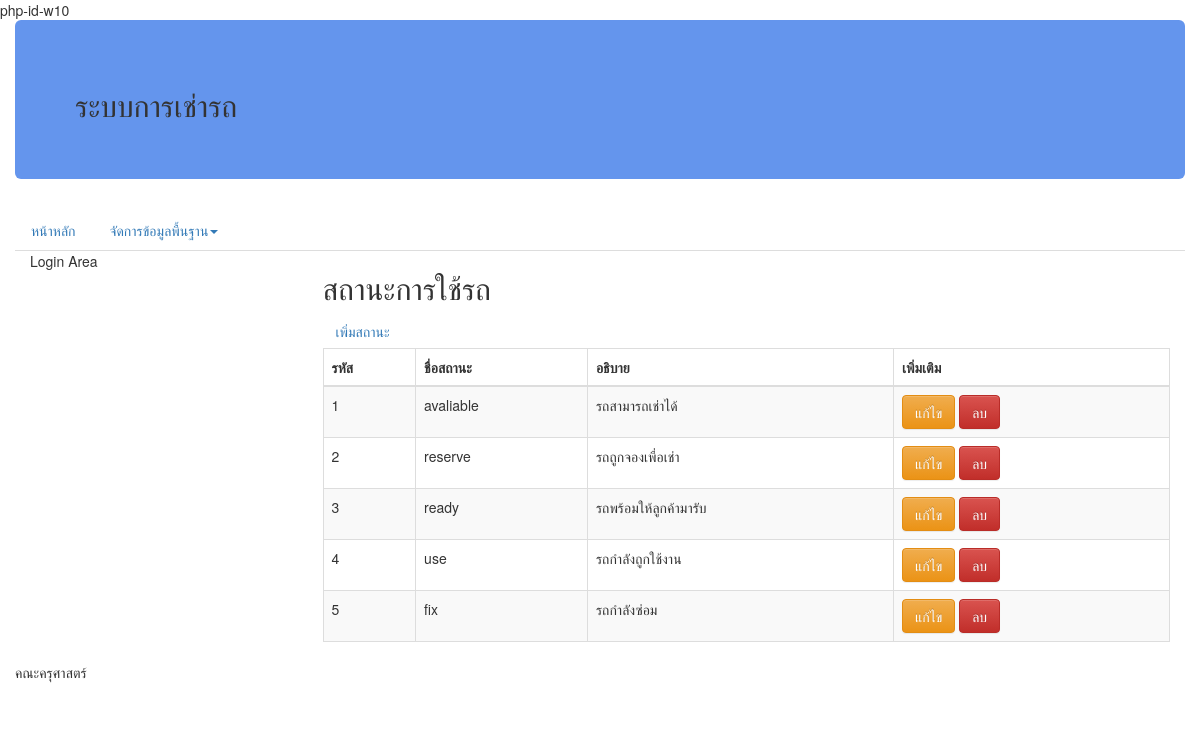
Page /status_list.php on the committed database.
### tables this page shows
CREATE TABLE `status` (
  `status_id` int(11) NOT NULL,
  `name_st` varchar(50) DEFAULT NULL,
  `description_st` varchar(100) DEFAULT NULL
);

### status_list.php (the view, shortened to what this page needs)
<!DOCTYPE html>
<html lang="en">
    <head>
        <status>php-id-w10</status>
        <link href="bootstrap/css/bootstrap.css" rel="stylesheet" type="text/css">
        <link href="bootstrap/css/bootstrap-theme.css" rel="stylesheet" type="text/css">
    </head>
    <body>
        <div class="container">
            <div class="row">
                <div class="jumbotron" style="background-color: cornflowerblue;">
                    <?php include 'topbanner.php';?>
                </div>
            </div>
            <div class="row">
                <?php include 'menu.php';?>
            </div>
            <div class="row">
                <div class="col-sm-12 col-md-3 col-lg-3">
                    <p>Login Area</p>
                </div>
                <div class="col-sm-12 col-md-9 col-lg-9">
                    <h2>สถานะการใช้รถ</h2>
                    <a href="status_add.php" class="btn btn-link">เพิ่มสถานะ</a>
                    <table class="table table-bordered table-striped">
                        <thead>
                            <tr>
                                <th>รหัส</th>
                                <th>ชื่อสถานะ</th>
                                <th>อธิบาย</th>
                                <th>เพิ่มเติม</th>
                            </tr>
                        </thead>
                        <tbody>
                            <?php
                                include 'connectdb.php';
                                $sql =  'SELECT * FROM status order by status_id';
                                $result = mysqli_query($conn,$sql);
                                while (($row = mysqli_fetch_array($result, MYSQLI_ASSOC)) != NULL) {
                                    echo '<tr>';
                                    echo '<td>' . $row['status_id'] . '</td>';
                                    echo '<td>' . $row['name_st'] . '</td>';
                                    echo '<td>' . $row['description_st'] . '</td>';
                                    echo '<td>';
                            ?>
                                <a href="status_edit.php?status_id=<?php echo $row['status_id'];?>" class="btn btn-warning">แก้ไข</a>
                                <a href="JavaScript:if(confirm('ยืนยันการลบ')==true){window.location='status_delete.php?status_id=<?php echo $row["status_id"];?>'}" class="btn btn-danger">ลบ</a>
                            <?php
                                    echo '</td>';
                                    echo '</tr>';
                                }
                            ?>
                        </tbody>
                    </table>
                </div>
            </div>
            <div class="row">
                <address>คณะครุศาสตร์</address>
            </div>
        </div>
    </body>
</html>

### rows in the picture
status: status_id "1", name_st "avaliable", description_st "รถสามารถเช่าได้"
status: status_id "2", name_st "reserve", description_st "รถถูกจองเพื่อเช่า"
status: status_id "3", name_st "ready", description_st "รถพร้อมให้ลูกค้ามารับ"
status: status_id "4", name_st "use", description_st "รถกำลังถูกใช้งาน"
status: status_id "5", name_st "fix", description_st "รถกำลังซ่อม"
